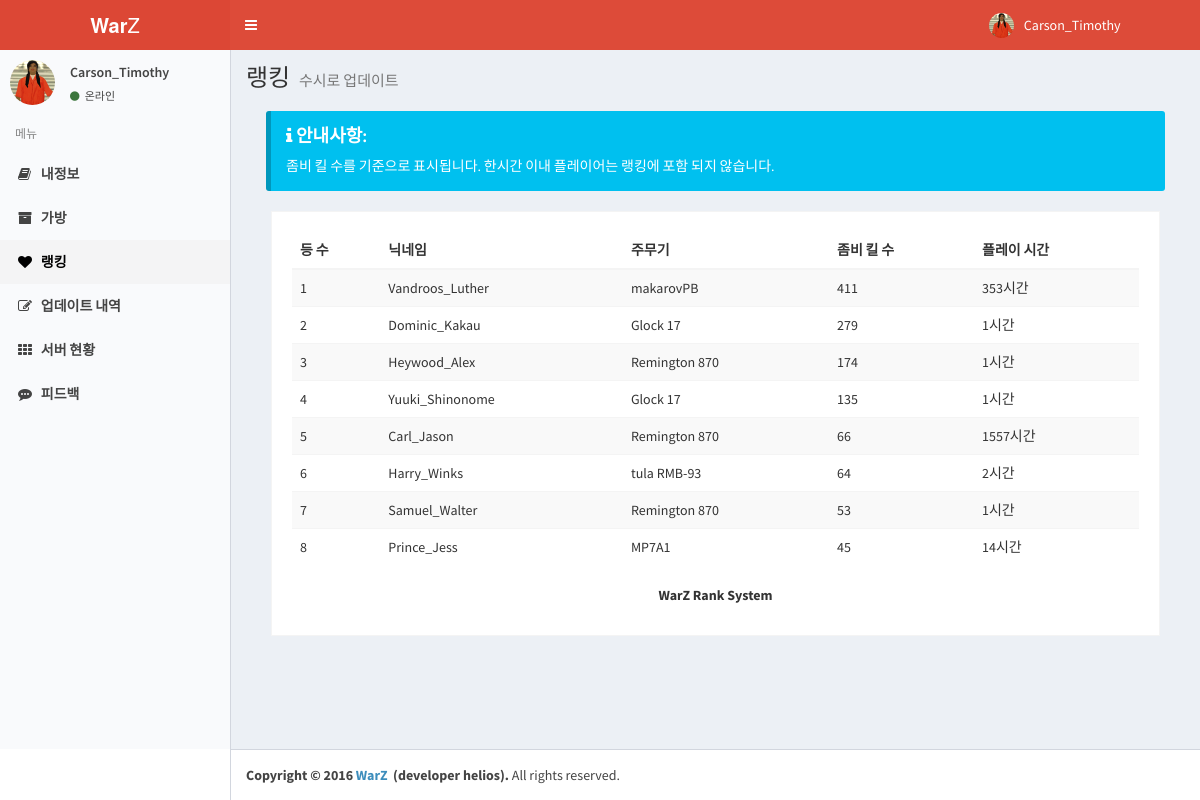
Page /main/rank.php (signed in) on the committed database.
### tables this page shows
CREATE TABLE `players` (
  `p_id` int(10) UNSIGNED NOT NULL,
  `p_name` varchar(32) DEFAULT NULL,
  `p_password` varchar(64) DEFAULT NULL,
  `p_ammo` int(10) DEFAULT '0',
  `p_reload` int(10) DEFAULT '0',
  `p_weapontype` int(10) DEFAULT '0',
  `p_posx` float DEFAULT '0',
  `p_posy` float DEFAULT '0',
  `p_posz` float DEFAULT '0',
  `p_skin` int(10) DEFAULT '0',
  `p_interior` int(10) DEFAULT '0',
  `p_vw` int(10) DEFAULT '0',
  `p_health` float DEFAULT '0',
  `p_tutorial` int(10) DEFAULT '0',
  `p_race` int(10) DEFAULT '0',
  `p_gender` int(10) DEFAULT '0',
  `p_group` int(10) DEFAULT '0',
  `p_dise` int(10) DEFAULT '0',
  `p_quest` int(10) DEFAULT '0',
  `p_bleeding` int(10) DEFAULT '0',
  `p_hunger` int(10) DEFAULT '0',
  `p_thirst` int(10) DEFAULT '0',
  `p_keys` int(10) DEFAULT '0',
  `p_bullet` int(10) DEFAULT '0',
  `p_weaponsecondary` int(10) DEFAULT '0',
  `p_nicolasmission1` int(10) DEFAULT '0',
  `p_nicolasmission2` int(10) DEFAULT '0',
  `p_davemission1` int(10) DEFAULT '0',
  `p_davemission2` int(10) DEFAULT '0',
  `p_gas` int(10) DEFAULT '0',
  `p_mail` varchar(64) DEFAULT '0',
  `p_zombiekills` int(10) DEFAULT '0',
  `p_hours` int(10) DEFAULT '0',
  `p_minute` int(10) DEFAULT '0',
  `p_second` int(10) DEFAULT '0',
  `p_orga` int(10) DEFAULT '0',
  `areaIndex` int(10) NOT NULL DEFAULT '-1',
  `p_bagtype` varchar(20) DEFAULT '0',
  `item_0` int(10) DEFAULT '0',
  `item_1` int(10) DEFAULT '0',
  `item_2` int(10) DEFAULT '0',
  `item_3` int(10) DEFAULT '0',
  `item_4` int(10) DEFAULT '0',
  `item_5` int(10) DEFAULT '0',
  `item_6` int(10) DEFAULT '0',
  `item_7` int(10) DEFAULT '0',
  `item_8` int(10) DEFAULT '0',
  `item_9` int(10) DEFAULT '0',
  `item_10` int(10) DEFAULT '0',
  `item_11` int(10) DEFAULT '0',
  `item_12` int(10) DEFAULT '0',
  `item_13` int(10) DEFAULT '0',
  `item_14` int(10) DEFAULT '0',
  `item_15` int(10) DEFAULT '0',
  `item_16` int(10) DEFAULT '0',
  `item_17` int(10) DEFAULT '0',
  `item_18` int(10) DEFAULT '0',
  `item_19` int(10) DEFAULT '0',
  `item_20` int(10) DEFAULT '0',
  `item_21` int(10) DEFAULT '0',
  `item_22` int(10) DEFAULT '0',
  `item_23` int(10) DEFAULT '0',
  `item_24` int(10) DEFAULT '0',
  `item_25` int(10) DEFAULT '0',
  `item_26` int(10) DEFAULT '0',
  `item_27` int(10) DEFAULT '0',
  `item_28` int(10) DEFAULT '0',
  `p_firstweb` int(10) NOT NULL DEFAULT '0',
  `p_admin` int(10) NOT NULL DEFAULT '0'
);

### dist/include/check.php (called while the page is built, shortened)
<?php
include('connection.php');
$name_check=$_SESSION['p_name'];
$ses_sql = mysqli_query($db,"SELECT * FROM players WHERE p_name='$name_check' ");
$row=mysqli_fetch_array($ses_sql,MYSQLI_ASSOC);
$p_skin=$row['p_skin'];
?>

### main/rank.php (the view, shortened to what this page needs)
<?php
include("../dist/include/check.php");
$p_name=$_SESSION['p_name'];
$weapon_arrays=array("Remington 870","tula RMB-93","Winchester 1300","H&K UMP45","MP7A1","Steyr TMP","M1911A1","Lee Enfield","Mosin-Nagant","makarovPB","M16A1","Beretta 92","Glock 17","FN FAL","Kar98K","Colt Python","Mossberg 930 SPX","M9","Baseball bat","Crossbow","보유 무기 없음");
?>
    <!DOCTYPE html>
    <html>
    <head>
        <link rel="stylesheet" href="../bootstrap/css/bootstrap.min.css">
        <link rel="stylesheet" href="https://cdnjs.cloudflare.com/ajax/libs/font-awesome/4.5.0/css/font-awesome.min.css">
        <link rel="stylesheet" href="https://cdnjs.cloudflare.com/ajax/libs/ionicons/2.0.1/css/ionicons.min.css">
        <link rel="stylesheet" href="../dist/css/AdminLTE.min.css">
        <link rel="stylesheet" href="../dist/css/skins/skin-red-light.min.css">
    </head>
    <body class="hold-transition skin-red-light sidebar-mini">
        <div class="wrapper">
            <header class="main-header">
                <a href="#" class="logo">
                    <span class="logo-lg"><b>War</b>Z</span> </a>
                <nav class="navbar navbar-static-top" role="navigation">
                    <a href="#" class="sidebar-toggle" data-toggle="offcanvas" role="button"> <span class="sr-only">Toggle navigation</span> </a>
                    <div class="navbar-custom-menu">
                        <ul class="nav navbar-nav">
                            <li class="dropdown user user-menu">
                                <a href="#" class="dropdown-toggle" data-toggle="dropdown">
                                    <img src="../dist/img/skin/<?php echo $p_skin;?>.png" class="user-image" alt="User Image">
                                    <span class="hidden-xs"> <?php echo $p_name;?></span> </a>
                            </li>
                            <li> &nbsp;&nbsp;&nbsp;&nbsp;&nbsp;&nbsp;&nbsp;&nbsp;&nbsp;&nbsp;&nbsp;&nbsp;&nbsp;&nbsp;&nbsp;&nbsp;&nbsp;&nbsp;&nbsp;&nbsp;&nbsp;&nbsp;&nbsp; </li>
                        </ul>
                    </div>
                </nav>
            </header>
            <aside class="main-sidebar">
                <section class="sidebar">
                    <div class="user-panel">
                        <div class="pull-left image"> <img src="../dist/img/skin/<?php echo $p_skin;?>.png" class="img-circle" alt="User Image"> </div>
                        <div class="pull-left info">
                            <p>
                                <?php echo $p_name;?>
                            </p>
                            <a href="#"><i class="fa fa-circle text-success"></i> 온라인</a> </div>
                    </div>
                    <ul class="sidebar-menu">
                        <li class="header">메뉴</li>
                        <li> <a href="index.php"><i class="fa fa-book"></i> <span>내정보</span></a></li>
                        <li><a href="backpack.php"><i class="fa fa-archive"></i> <span>가방</span></a></li>
                        <li class="active"><a href="rank.php"><i class="fa fa-heart"></i> <span>랭킹</span></a></li>
                        <li><a href="update_log.php"><i class="fa fa-edit"></i> <span>업데이트 내역</span></a></li>
                        <li><a href="sv_info.php"><i class="fa fa-th"></i> <span>서버 현황</span></a></li>
                        <li><a href="feedback.php"><i class="fa fa-commenting"></i> <span>피드백</span></a></li>
                    </ul>
                </section>
            </aside>
            <div class="content-wrapper">
                <section class="content-header">
                    <h1>
        랭킹
        <small>수시로 업데이트</small>
      </h1>
                    <div class="pad margin no-print">
                        <div class="callout callout-info" style="margin-bottom: 0!important;">
                            <h4><i class="fa fa-info"></i> 안내사항:</h4> 좀비 킬 수를 기준으로 표시됩니다. 한시간 이내 플레이어는 랭킹에 포함 되지 않습니다. </div>
                    </div>
                    <section class="invoice">
                        <div class="row">
                            <div class="col-xs-12 table-responsive">
                                <table class="table table-striped">
                                    <thead>
                                        <tr>
                                            <th>등 수</th>
                                            <th>닉네임</th>
                                            <th>주무기</th>
                                            <th>좀비 킬 수</th>
                                            <th>플레이 시간</th>
                                        </tr>
                                    </thead>
                                    <tbody>
                                        <?php
                                $sql = "select * from players order by p_zombiekills desc ";
                                $result = mysql_query($sql);
                                 for($i=1; $row = @mysql_fetch_array($result); $i++){
                                     if ($row['p_hours'] < 1) {
                                     } else {
                                ?>
                                            <tr>
                                                <td>
                                                    <?php $ii++; echo $ii; ?>
                                                </td>
                                                <td>
                                                    <?php echo $row['p_name']?>
                                                </td>
                                                <td>
                                                    <?php for($count = -1; $count <=19; $count++){
                    if ($row['p_weapontype'] == $count) { echo $weapon_arrays[$count]; }
                  }?>
                                                </td>
                                                <td>
                                                    <?php echo $row['p_zombiekills']?>
                                                </td>
                                                <td>
                                                    <?php echo $row['p_hours']?>시간</td>
                                            </tr>
                                            <?php }
                                 }?>
                                    </tbody>
                                </table>
                                <center>
                                    <p><b>WarZ Rank System</b></p>
                                </center>
                            </div>
                        </div>
                    </section>
            </div>
        </div>
        <footer class="main-footer">
            <strong>Copyright &copy; 2016 <a href="cafe.daum.net/WarZ">WarZ</a>&nbsp; (developer helios).</strong> All rights reserved. </footer>
    </html>

### rows in the picture
players: p_name "Vandroos_Luther", count "makarovPB", p_zombiekills "411", p_hours "353"
players: p_name "Dominic_Kakau", count "Glock 17", p_zombiekills "279", p_hours "1"
players: p_name "Heywood_Alex", count "Remington 870", p_zombiekills "174", p_hours "1"
players: p_name "Yuuki_Shinonome", count "Glock 17", p_zombiekills "135", p_hours "1"
players: p_name "Carl_Jason", count "Remington 870", p_zombiekills "66", p_hours "1557"
players: p_name "Harry_Winks", count "tula RMB-93", p_zombiekills "64", p_hours "2"
players: p_name "Samuel_Walter", count "Remington 870", p_zombiekills "53", p_hours "1"
players: p_name "Prince_Jess", count "MP7A1", p_zombiekills "45", p_hours "14"

### other values in the picture
$p_name "Carson_Timothy"
